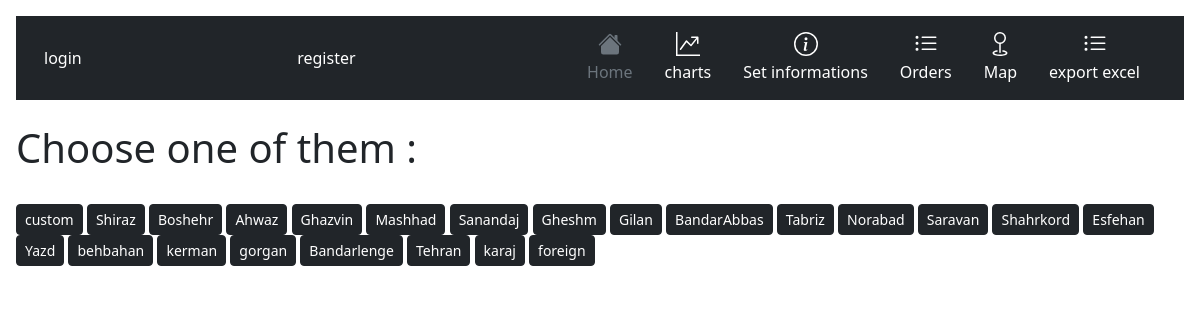
The app's page /setCity/, older data.
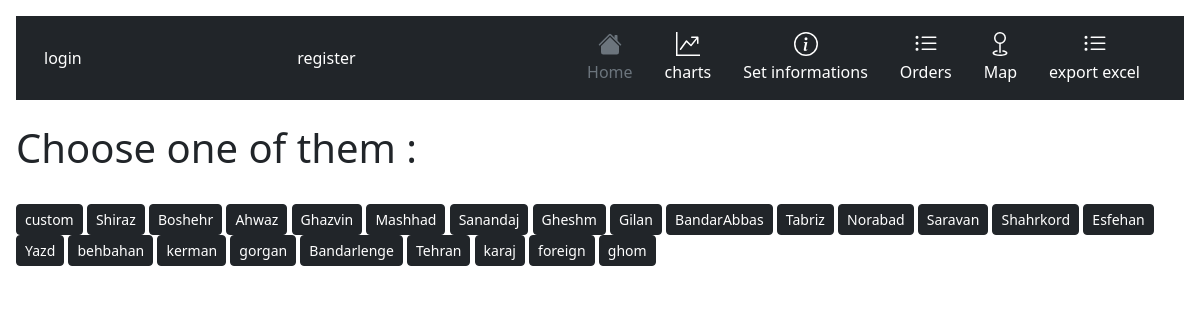
The same page, newer data.
### accounts/models.py (models this page shows, shortened)
class City(models.Model):
    name = models.CharField(max_length=100, null=True, blank=True)
    north = models.DecimalField(max_digits=5, decimal_places=3)
    east = models.DecimalField(max_digits=5, decimal_places=3)
    class Meta:
        verbose_name = "City"
        verbose_name_plural = "Cities"
    def __str__(self):
        return str(self.name)

### info/views.py (the view)
# urls.py: path('setCity/',setCityPage,name="setCityPage"),
def setCityPage(request):
    cities = City.objects.all()
    return render(request,'info/sets/setCityPage.html',{"cities" : cities})

### info/templates/info/sets/setCityPage.html (shortened to what this page needs)
{% extends 'info/base.html' %}
{% load static %}
{% block content %}
    <h1>Choose one of them :</h1></br>
                {% for city in cities %}
                  <a class="btn btn-dark btn-sm" href="{% url 'info:setCitylist' city %}" role="button">{{city}}</a>
                {% endfor %}
{% endblock %}

Row changes from the older to the newer data that the page shows:
added City: name "ghom"
